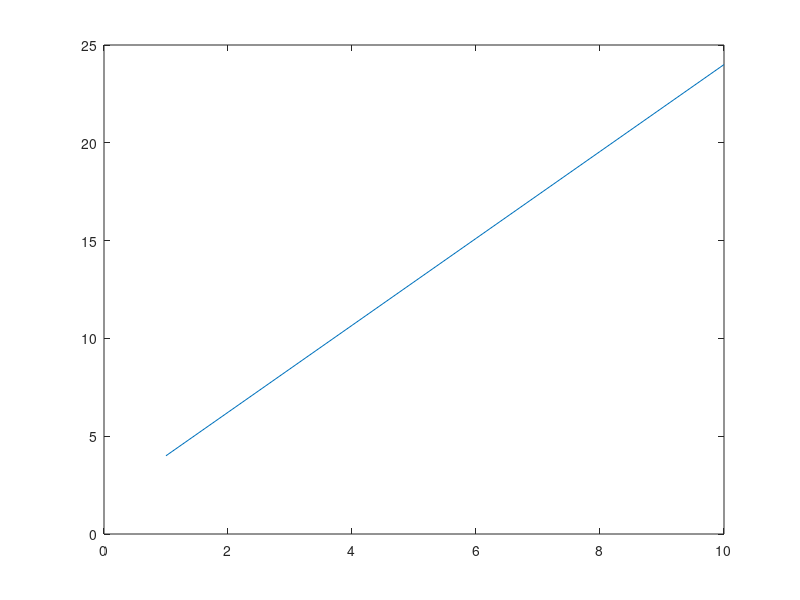

This figure's MATLAB source: (Note: this script raises an error after producing the figure.)
%% try out anonymous function
m = 2;
n = 4;
fun_linear = @(x) m*x + n;

x = linspace(0, 10, 10);
y = fun_linear(x);
plot(y)

%% linear least squares problem
% Find the shortest distance from the origin [0 0 0] to the plane x_1 +
% 2*x_2 + 4*x_3 = 7. In other words, minimize f(x) = x_1^2 + x_2^2 + x_3^3
% subject to the constraint x_1 + 2*x_2 + 4*x_3 = 7.

pointtoplane = optimproblem;
x = optimvar('x',3);

obj = sum(x.^2); % objective function
pointtoplane.Objective = obj;

v = [1,2,4]; % linear constraint
pointtoplane.Constraints = dot(x,v) == 7;
show(pointtoplane)

[sol,fval,exitflag,output] = solve(pointtoplane);
disp(sol.x)

%% nonlinear least squares problem
% generate date from the following exponential decay model plus noise: 
% y = exp(-1.3t) + eps. Problem: given data (t,y) find the exponential
% decay rate that best fits the data.

rng default
t = linspace(0,3);
y = exp(-1.3*t) + 0.05*randn(size(t));
fun_nonlinear = @(r) exp(-r*t) - y; % y_hat-y, function to minimize

x0 = 4; % arbitrarily choose initial guess 
x = lsqnonlin(fun_nonlinear,x0);

plot(t,y,'ko')
hold on;
plot(t,exp(-x*t),'b-')
legend('Data','Best fit')
xlabel('t')
ylabel('exp(-tx)')